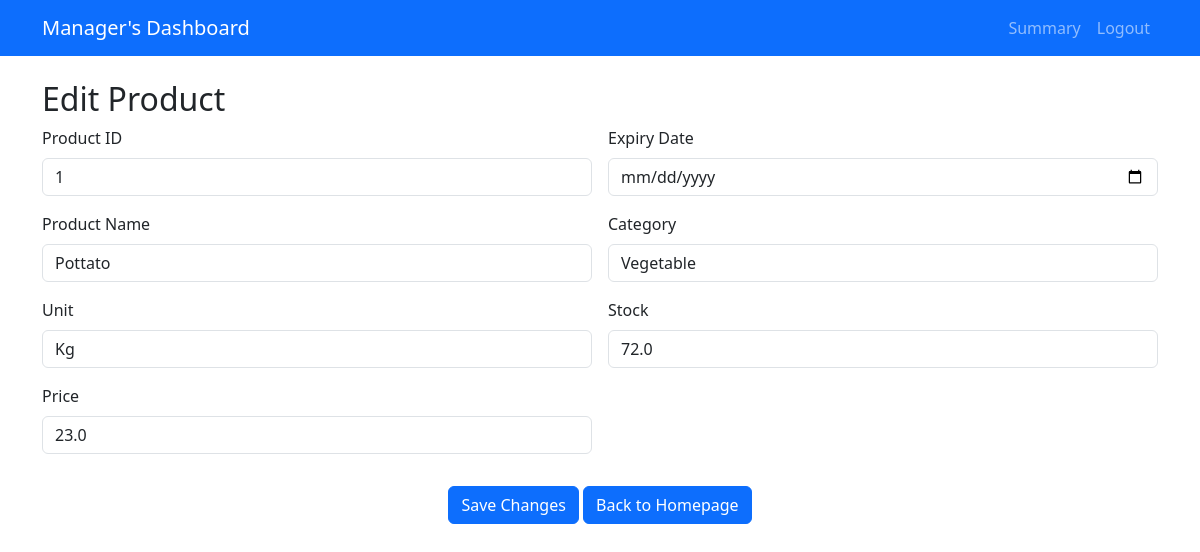
Screenshot of /edit_product/1 with the database file from the repository.
### yadav.py (models this page shows)
class Product(db.Model):
    product_id = db.Column(db.Integer, primary_key=True)
    name = db.Column(db.String(100), nullable=False)
    unit=db.Column(db.String, nullable=False)
    price = db.Column(db.Float, nullable=False)
    exp=db.Column(db.String, nullable=False)
    stock = db.Column(db.Float,nullable=False)
    category_id = db.Column(db.Integer, db.ForeignKey('category.id',ondelete='CASCADE'), nullable=False)

class Category(db.Model):
    id = db.Column(db.Integer, primary_key=True)
    name = db.Column(db.String(100), nullable=False)
    products = db.relationship('Product', backref='category', lazy=True)

### yadav.py (the view)
@app.route('/edit_product/<int:product_id>', methods=['GET', 'POST'])
def edit_product(product_id):
    product = Product.query.get(product_id)
    categories = Category.query.all()
    if request.method == 'POST':
        product.name = request.form['name']
        product.unit = request.form['unit']
        product.price = float(request.form['price'])
        product.expiry_date = request.form['exp']
        product.category_id = int(request.form['category_id'])
        product.stock = float(request.form['stock'])
        db.session.commit()
        return redirect(url_for('manager_dashboard'))
    else:
        categories = Category.query.all()
        return render_template('edit_product.html', product=product, categories=categories)

### Templates/edit_product.html (shortened to what this page needs)
<!DOCTYPE html>
<html>
<head>
    <link rel="stylesheet" href="https://cdnjs.cloudflare.com/ajax/libs/bootstrap/5.3.0/css/bootstrap.min.css">
</head>
<body>
    <nav class="navbar navbar-expand-lg navbar-dark bg-primary">
        <div class="container">
            <a class="navbar-brand" href="#">Manager's Dashboard</a>
            <div class="collapse navbar-collapse" id="navbarNav">
                <ul class="navbar-nav ms-auto">
                    <li class="nav-item">
                        <a class="nav-link" href="#">Summary</a>
                    </li>
                    <li class="nav-item">
                        <a class="nav-link" href="#">Logout</a>
                    </li>
                </ul>
            </div>
        </div>
    </nav>
    <div class="container mt-4">
        <div class="row">
            <div class="col">
                <h2>Edit Product</h2>
            </div>
        </div>
        <form action="{{ url_for('edit_product', product_id=product.product_id) }}" method="post" class="row g-3">
            <div class="col-md-6">
                <div class="mb-3">
                    <label for="product_id" class="form-label">Product ID</label>
                    <input type="number" class="form-control" id="product_id" name="product_id" value="{{ product.product_id }}" required>
                </div>
                <div class="mb-3">
                    <label for="name" class="form-label">Product Name</label>
                    <input type="text" class="form-control" id="name" name="name" value="{{ product.name }}" required>
                </div>
                <div class="mb-3">
                    <label for="unit" class="form-label">Unit</label>
                    <input type="text" class="form-control" id="unit" name="unit" value="{{ product.unit }}" required>
                </div>
                <div class="mb-3">
                    <label for="price" class="form-label">Price</label>
                    <input type="number" step="0.01" class="form-control" id="price" name="price" value="{{ product.price }}" required>
                </div>
            </div>
            <div class="col-md-6">
                <div class="mb-3">
                    <label for="exp" class="form-label">Expiry Date</label>
                    <input type="date" class="form-control" id="exp" name="exp" value="{{ product.expiry_date }}" required>
                </div>
                <div class="mb-3">
                    <label for="category_id" class="form-label">Category</label>
                    <select class="form-control" id="category_id" name="category_id" required>
                        {% for category in categories %}
                            <option value="{{ category.id }}"{% if product.category_id == category.id %}selected{% endif %}> {{ category.name }} </option>
                        {% endfor %}
                    </select>
                </div>
                <div class="mb-3">
                    <label for="stock" class="form-label">Stock</label>
                    <input type="number" class="form-control" id="stock" name="stock" value="{{ product.stock }}" required>
                </div>
            </div>
            <div class="col-md-12 text-center">
                <button type="submit" class="btn btn-primary">Save Changes</button>
                <a href="/manager_dashboard" class="btn btn-primary">Back to Homepage</a>
            </div>
        </form>
    </div>
</body>
</html>

### rows the page displays
Product: product_id "1", name "Pottato", unit "Kg", price "23.0", category_id "Vegetable", stock "72.0"
